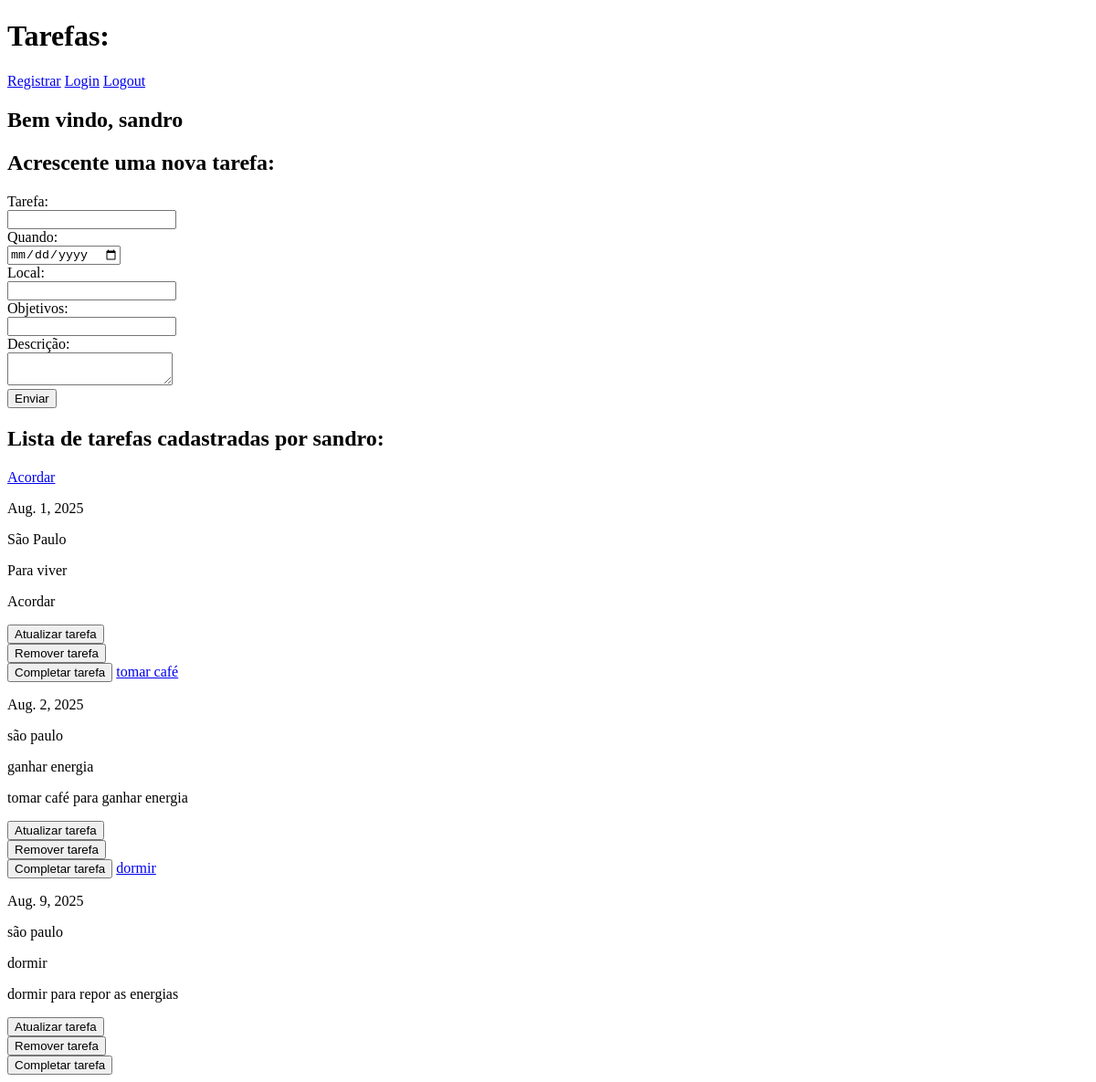
Before: / (signed in) with the older database file.
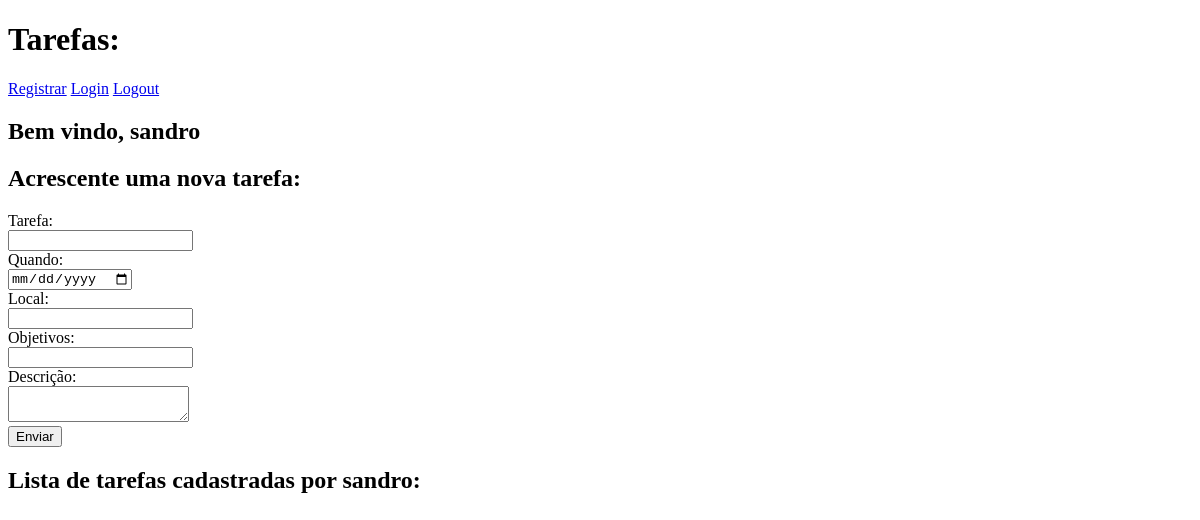
After: the same page with the newer database file.
### td/models.py (models this page shows, shortened)
class Tarefas(models.Model):
    autorTarefa = models.ForeignKey(
        User, on_delete=models.CASCADE, related_name="tareafas_por_autor")
    dataTarefa = models.DateField()
    LocalTarefa = models.CharField(max_length=64)
    descricaoTarefa = models.CharField(max_length=1000)
    tarefa = models.CharField(max_length=64)
    objetivoTarefa = models.CharField(max_length=250)

### td/views.py (the view)
# urls.py: path('', views.index, name="index"),
def index(request):
    tarefas = Tarefas.objects.filter(autorTarefa=request.user)
    return render(request, 'td/index.html', {"tarefas": tarefas, "usuario": request.user})

### td/templates/td/index.html (shortened to what this page needs)
{% extends 'td/layout.html' %}
{% block body %}
{% if usuario %}
<h2>Bem vindo, {{user.username}}</h2>
{% endif %}
<div class="novaTarefa">
    <h2>Acrescente uma nova tarefa:</h2>
    <form action="{% url 'adicionar' %}" method="post">
        <label>Tarefa:</label><br>
        <input type="text" name="tarefaTarefa"><br>
        <label>Quando:</label><br>
        <input type="date" name="dataTarefa"><br>
        <label>Local:</label><br>
        <input type="text" name="localTarefa"><br>
        <label>Objetivos:</label><br>
        <input type="text" name="objetivosTarefa"><br>
        <label>Descrição:</label><br>
        <textarea name="descricaoTarefas"></textarea><br>
        <button type="submit">Enviar</button>
    </form>
</div>
<div class="ListandoTarefas">
    <h2>Lista de tarefas cadastradas por {{ user.username }}:</h2>
    {% for t in tarefas %}
    <a href="{{t.id}}" class="sTarefa">{{ t.tarefa }}</a>
    <p class="sData">{{ t.dataTarefa }}</p>
    <p class="sLocal">{{ t.LocalTarefa }}</p>
    <p class="sObjetivo">{{t.objetivoTarefa}}</p>
    <p class=sDescricao>{{t.descricaoTarefa}}</p>
    <form action="#">
        <button type="submit" class="scriptBtnAtualizar" data-tarefa="{{ t.tarefa }}"
            data-data="{{ t.dataTarefa|date:'Y-m-d' }}" data-local="{{ t.LocalTarefa }}"
            data-objetivo="{{ t.objetivoTarefa }}" data-descricao="{{ t.descricaoTarefa }}">
            Atualizar tarefa
        </button>
    </form>
    <form action="{% url 'remover' t.id %}" method="post">
        <button type="sumibt">Remover tarefa</button>
    </form>
    <button>Completar tarefa</button>
    {% endfor %}
</div>
{% endblock %}

### td/templates/td/layout.html (shortened to what this page needs)
{% load static %}
<!DOCTYPE html>
<html lang="en">
<head>
    <link rel="stylesheet" href="{% static 'td/estilo.css' %}">
</head>
<body>
    <header>
        <h1>Tarefas:</h1>
    </header>
    <nav>
        <a href="{% url 'register' %}">Registrar</a>
        <a href="{% url 'login' %}">Login</a>
        <a href="{% url 'logout' %}">Logout</a>
    </nav>
    {% block body %}{% endblock %}
</body>
</html>

Changed rows visible on the page:
removed Tarefas: tarefa "Acordar", dataTarefa "Aug. 1, 2025", LocalTarefa "São Paulo", objetivoTarefa "Para viver", descricaoTarefa "Acordar"
removed Tarefas: tarefa "tomar café", dataTarefa "Aug. 2, 2025", LocalTarefa "são paulo", objetivoTarefa "ganhar energia", descricaoTarefa "tomar café para ganhar energia"
removed Tarefas: tarefa "dormir", dataTarefa "Aug. 9, 2025", LocalTarefa "são paulo", objetivoTarefa "dormir", descricaoTarefa "dormir para repor as energias"
